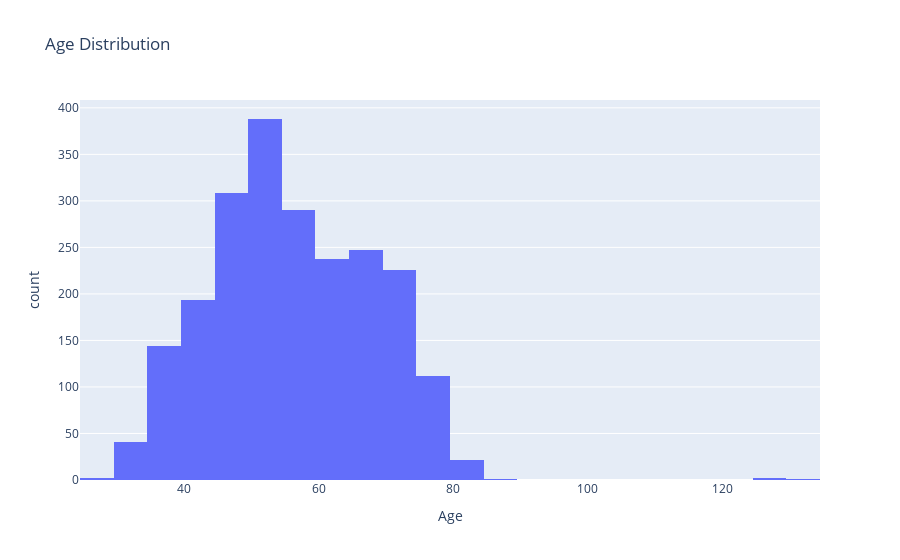

Write notebook code for a chart like this one.
### Markdown cell above
#### Distribution

### Code cell
px.histogram(data, x="Age", nbins=30, title="Age Distribution").show()

### Figure 1 — Plotly figure (JSON) as saved in the notebook; plotly's stock layout.template omitted (floating-point values rounded to 4 significant figures; data arrays with more than 128 entries replaced by an {"elided": "..."} marker saying what was removed)
{"data": [{"bingroup": "x", "hovertemplate": "Age=%{x}<br>count=%{y}<extra></extra>", "legendgroup": "", "marker": {"color": "#636efa", "pattern": {"shape": ""}}, "name": "", "nbinsx": 30, "orientation": "v", "showlegend": false, "type": "histogram", "x": {"elided": "2216 int values"}, "xaxis": "x", "yaxis": "y"}], "layout": {"barmode": "relative", "legend": {"tracegroupgap": 0}, "title": {"text": "Age Distribution"}, "xaxis": {"anchor": "y", "domain": [0, 1], "title": {"text": "Age"}}, "yaxis": {"anchor": "x", "domain": [0, 1], "title": {"text": "count"}}}}
